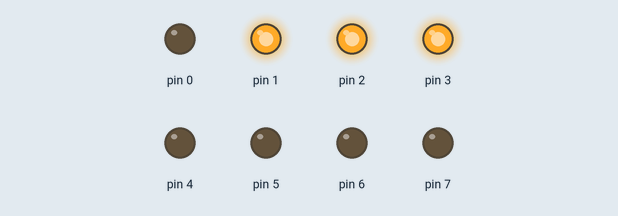
This sketch was run on a simulated Arduino Uno, built with avr-gcc and run on an emulated ATmega328P. On the bench: output pins drawn as LEDs (lit = HIGH).

Above: at 6.0 s.
At 18.0 s:
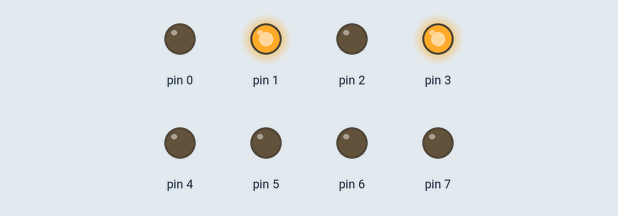
At 30.0 s:
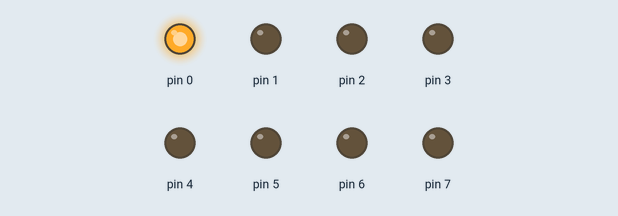
Timing chart, 0 to 46.8 s (numbered marks = the images above):
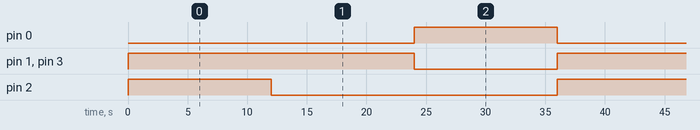

The sketch:

Lab2_comp.ino
```cpp
/** @file lab2.c
*
* @brief lab2 on car statuses
* Author :
*/

#include <avr/io.h>
#include <util/delay.h>

// Set CPU clock to 16MHz
#define F_CPU 16000000

// Function prototype
void display_statuses_and_results(uint8_t stat);

int main(void) {
    // Set PORTD as output (all 8 bits: 0-3 for statuses, 4-7 for conditions)
    DDRD = 0xFF;

    while (1) {
        // First test case
        uint8_t stat = 0B01101101;
        display_statuses_and_results(stat);
        _delay_ms(12000); // Delay 2 minutes

        // Second test case
        stat = 0B01010111;
        display_statuses_and_results(stat);
        _delay_ms(12000); // Delay 2 minutes

        // Third test case
        stat = 0B00000000;
        display_statuses_and_results(stat);
        _delay_ms(12000); // Delay 2 minutes
    }
}

/*!
* @brief Display car statuses and condition results using LEDs
* @param[in] stat The 8-bit variable storing the statuses
* @return nothing
*/
void display_statuses_and_results(uint8_t stat) {
    uint8_t brake_pad = stat & 0x01;       // Bit 0
    uint8_t brake_fluid = (stat & 0x02) >> 1; // Bit 1
    uint8_t engine_temp = (stat & 0x04) >> 2; // Bit 2
    uint8_t oil_level = (stat & 0x08) >> 3;   // Bit 3

    // Clear the outputs (turn off all LEDs)
    PORTD = 0x00;

    // Evaluate conditions and map them to LEDs
    // Condition 0: Everything in the car is working normally
    if (stat == 0) {
        PORTD |= (1 << 0); // Turn on LED 0
    }

    // Condition 1: Engine is too hot
    if (engine_temp == 1) {
        PORTD |= (1 << 1); // Turn on LED 1
    }

    // Condition 2: Engine oil is too low AND engine is too hot
    if (oil_level == 1 && engine_temp == 1) {
        PORTD |= (1 << 2); // Turn on LED 2
    }

    // Condition 3: Brake fluid is too low OR brake pads are bad
    if (brake_fluid == 1 || brake_pad == 1) {
        PORTD |= (1 << 3); // Turn on LED 3
    }
}
```

Measured:
- by itself, pin 0, pin 2: alternates HIGH for 12.0 s and LOW for 24.0 s
- by itself, pin 1, pin 3: alternates HIGH for 24.0 s and LOW for 12.0 s
- by itself, everything shown: repeats every 36.0 s, in 3 steps
